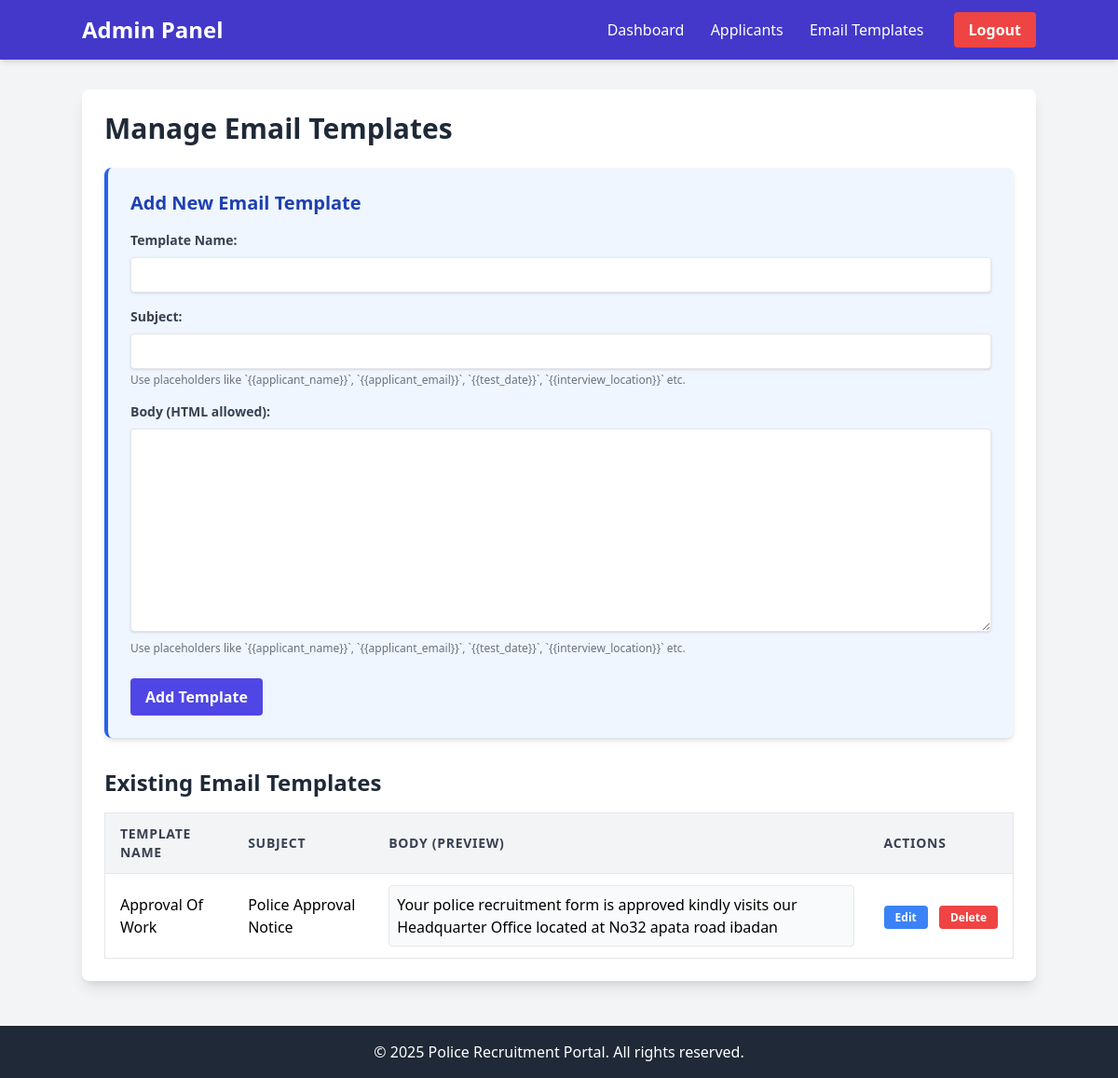
The page /admin/email_templates.php (signed in) on the database its author committed.
### tables this page shows
CREATE TABLE `email_templates` (
  `id` int(11) NOT NULL,
  `template_name` varchar(255) NOT NULL,
  `subject` text NOT NULL,
  `body` text NOT NULL,
  `created_at` timestamp NOT NULL DEFAULT current_timestamp(),
  `updated_at` timestamp NOT NULL DEFAULT current_timestamp() ON UPDATE current_timestamp()
);

### admin/email_templates.php (the view, shortened to what this page needs)
<?php
require_once '../includes/config.php';
$error_message = "";
$templates = [];
try {
    $stmt = $pdo->query("SELECT * FROM email_templates ORDER BY template_name ASC");
    $templates = $stmt->fetchAll(PDO::FETCH_ASSOC);
} catch (PDOException $e) {
    $error_message .= " Could not fetch templates: " . $e->getMessage();
    error_log("PDO Exception fetching email templates: " . $e->getMessage());
}
?>
<!DOCTYPE html>
<html lang="en">
<head>
    <script src="https://cdn.tailwindcss.com"></script>
</head>
<body class="bg-gray-100 font-sans leading-normal tracking-normal">
    <header class="bg-indigo-700 p-4 text-white shadow-md">
        <div class="container mx-auto flex justify-between items-center">
            <h1 class="text-2xl font-bold">Admin Panel</h1>
            <nav>
                <a href="dashboard.php" class="px-3 py-2 rounded hover:bg-indigo-800 transition duration-300">Dashboard</a>
                <a href="applicants.php" class="px-3 py-2 rounded hover:bg-indigo-800 transition duration-300">Applicants</a>
                <a href="email_templates.php" class="px-3 py-2 rounded hover:bg-indigo-800 transition duration-300">Email Templates</a>
                <a href="../logout.php" class="bg-red-500 hover:bg-red-700 text-white font-bold py-2 px-4 rounded ml-4 transition duration-300">Logout</a>
            </nav>
        </div>
    </header>
    <main class="container mx-auto mt-8 p-6 bg-white rounded-lg shadow-lg">
        <h2 class="text-3xl font-semibold text-gray-800 mb-6">Manage Email Templates</h2>
        <div class="bg-blue-50 p-6 rounded-lg shadow-md mb-8 border-l-4 border-blue-600">
            <h3 class="text-xl font-semibold text-blue-800 mb-4">Add New Email Template</h3>
            <form action="<?php echo htmlspecialchars($_SERVER["PHP_SELF"]); ?>" method="post">
                <div class="mb-4">
                    <label for="template_name" class="block text-gray-700 text-sm font-bold mb-2">Template Name:</label>
                    <input type="text" id="template_name" name="template_name" required
                           class="shadow appearance-none border rounded w-full py-2 px-3 text-gray-700 leading-tight focus:outline-none focus:shadow-outline"
                           value="<?php echo htmlspecialchars($template_name ?? ''); ?>">
                </div>
                <div class="mb-4">
                    <label for="subject" class="block text-gray-700 text-sm font-bold mb-2">Subject:</label>
                    <input type="text" id="subject" name="subject" required
                           class="shadow appearance-none border rounded w-full py-2 px-3 text-gray-700 leading-tight focus:outline-none focus:shadow-outline"
                           value="<?php echo htmlspecialchars($subject ?? ''); ?>">
                    <p class="text-xs text-gray-500 mt-1">Use placeholders like `{{applicant_name}}`, `{{applicant_email}}`, `{{test_date}}`, `{{interview_location}}` etc.</p>
                </div>
                <div class="mb-6">
                    <label for="body" class="block text-gray-700 text-sm font-bold mb-2">Body (HTML allowed):</label>
                    <textarea id="body" name="body" rows="10" required
                              class="shadow appearance-none border rounded w-full py-2 px-3 text-gray-700 leading-tight focus:outline-none focus:shadow-outline"><?php echo htmlspecialchars($body ?? ''); ?></textarea>
                    <p class="text-xs text-gray-500 mt-1">Use placeholders like `{{applicant_name}}`, `{{applicant_email}}`, `{{test_date}}`, `{{interview_location}}` etc.</p>
                </div>
                <button type="submit" name="add_template"
                        class="bg-indigo-600 hover:bg-indigo-700 text-white font-bold py-2 px-4 rounded focus:outline-none focus:shadow-outline transition duration-300">
                    Add Template
                </button>
            </form>
        </div>
        <h3 class="text-2xl font-semibold text-gray-800 mb-4">Existing Email Templates</h3>
        <?php if (empty($templates)): ?>
            <p class="text-gray-600">No email templates found. Add one using the form above.</p>
        <?php else: ?>
            <div class="overflow-x-auto">
                <table class="min-w-full bg-white border border-gray-200 rounded-lg shadow-sm">
                    <thead>
                        <tr class="bg-gray-100 border-b border-gray-200 text-gray-700 text-left text-sm font-medium uppercase tracking-wider">
                            <th class="py-3 px-4">Template Name</th>
                            <th class="py-3 px-4">Subject</th>
                            <th class="py-3 px-4">Body (Preview)</th>
                            <th class="py-3 px-4">Actions</th>
                        </tr>
                    </thead>
                    <tbody>
                        <?php foreach ($templates as $template): ?>
                            <tr class="border-b border-gray-200 last:border-b-0 hover:bg-gray-50">
                                <td class="py-3 px-4"><?php echo htmlspecialchars($template['template_name']); ?></td>
                                <td class="py-3 px-4"><?php echo htmlspecialchars($template['subject']); ?></td>
                                <td class="py-3 px-4">
                                    <div class="template-body">
                                        <?php echo nl2br(htmlspecialchars(strip_tags($template['body'])));  ?>
                                    </div>
                                </td>
                                <td class="py-3 px-4 whitespace-nowrap">
                                    <a href="edit_email_template.php?id=<?php echo $template['id']; ?>"
                                       class="bg-blue-500 hover:bg-blue-600 text-white font-bold py-1 px-3 rounded text-xs transition duration-300 mr-2">Edit</a>
                                    <a href="email_templates.php?action=delete&id=<?php echo $template['id']; ?>"
                                       onclick="return confirm('Are you sure you want to delete this template? This cannot be undone.');"
                                       class="bg-red-500 hover:bg-red-600 text-white font-bold py-1 px-3 rounded text-xs transition duration-300">Delete</a>
                                </td>
                            </tr>
                        <?php endforeach; ?>
                    </tbody>
                </table>
            </div>
        <?php endif; ?>
    </main>
    <footer class="bg-gray-800 text-white p-4 mt-12 text-center">
        <div class="container mx-auto">
            &copy; <?php echo date("Y"); ?> Police Recruitment Portal. All rights reserved.
        </div>
    </footer>
</body>
</html>

### admin/email_templates.php (style rules this page uses)
.template-body { max-height: 150px; overflow-y: auto; background-color: #f9fafb; padding: 0.5rem; border-radius: 0.25rem; border: 1px solid #e5e7eb; }

### rows shown on the page
email_templates: template_name "Approval Of Work", subject "Police Approval Notice", body "Your police recruitment form is approved kindly visits our Headquarter Office located at No32 apata road ibadan"
